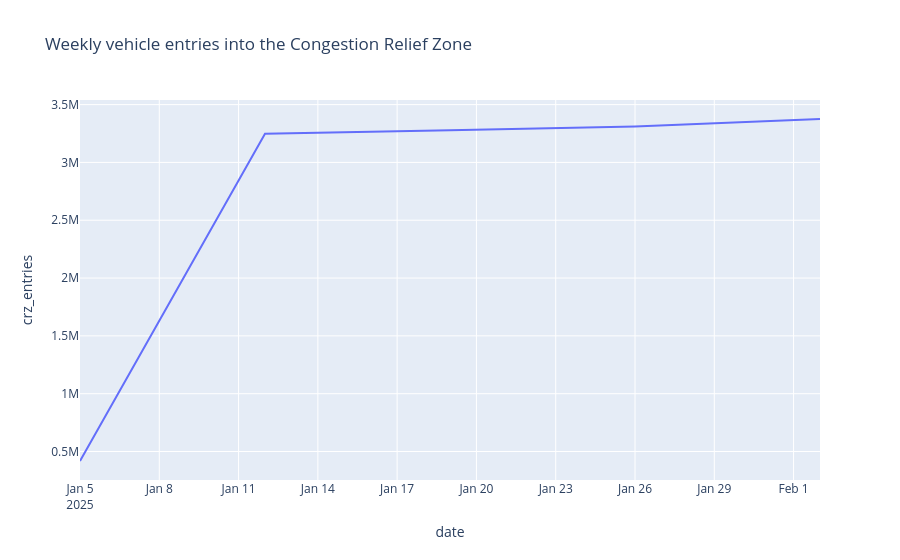

Notebook code cell kept with this figure:
### Code cell
fig = px.line(
    weekly_entries,
    # x="date", # not needed, since it's the index
    y="crz_entries",
    title="Weekly vehicle entries into the Congestion Relief Zone",
)
fig.show()

### Figure 1 — Plotly figure (JSON) as saved in the notebook; plotly's stock layout.template omitted (floating-point values rounded to 4 significant figures)
{"data": [{"hovertemplate": "date=%{x}<br>crz_entries=%{y}<extra></extra>", "legendgroup": "", "line": {"color": "#636efa", "dash": "solid"}, "marker": {"symbol": "circle"}, "mode": "lines", "name": "", "orientation": "v", "showlegend": false, "type": "scatter", "x": ["2025-01-05T00:00:00.000000000", "2025-01-12T00:00:00.000000000", "2025-01-19T00:00:00.000000000", "2025-01-26T00:00:00.000000000", "2025-02-02T00:00:00.000000000"], "xaxis": "x", "y": [417886, 3248905, 3278918, 3311348, 3375467], "yaxis": "y"}], "layout": {"legend": {"tracegroupgap": 0}, "title": {"text": "Weekly vehicle entries into the Congestion Relief Zone"}, "xaxis": {"anchor": "y", "domain": [0.0, 1.0], "title": {"text": "date"}}, "yaxis": {"anchor": "x", "domain": [0.0, 1.0], "title": {"text": "crz_entries"}}}}
